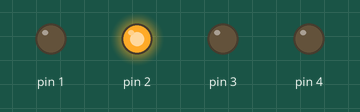
The sketch below on a simulated Arduino Uno, built with avr-gcc and run on an emulated ATmega328P. Shown: output pins drawn as LEDs (lit = HIGH).

Above: at 0.2 s.
At 1.2 s:
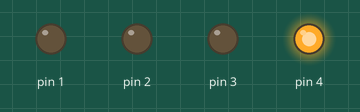
At 3.7 s:
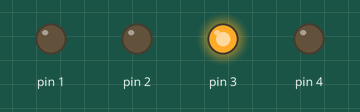
Timing chart, 0 to 4.6 s (numbered marks = the images above):
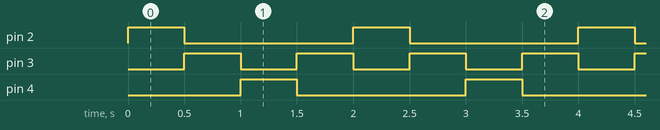

Measured:
- by itself, pin 2, pin 4: alternates HIGH for 0.50 s and LOW for 1.5 s
- by itself, pin 3: alternates HIGH for 0.50 s and LOW for 0.50 s
- by itself, everything shown: repeats every 2.0 s, in 5 steps

The sketch:

ledConstant.ino
```cpp
void setup() {
  // put your setup code here, to run once:
  for(int i = 1; i < 5; i++)
  {
    pinMode(i , OUTPUT);
  }
}

void loop() {
  // put your main code here, to run repeatedly:
  for(int i = 2; i <= 4; i++)
  {
    digitalWrite(i, 1);
    delay(500);
    digitalWrite(i, 0);
    if(i == 4)
    {
      for(int i = 3; i > 2; i--)
      {
        digitalWrite(i, 1);
        delay(500);
        digitalWrite(i, 0);
      }
    }
  }
}
```
